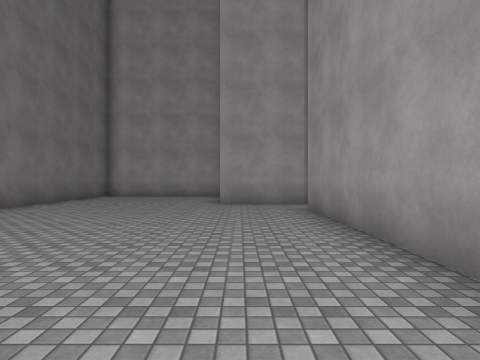
view 1 (above)

24 first-person views from a walk through a 3-D level made in the Unity game engine. The camera is 1.4 m above the floor, looks level and sees 75° across. Doors are open. The floor is counted in squares, 2 m on a side. Each view is taken from the middle of a square. On the plan, view 1 faces up. The plan holds only what a view shows up to about 10 squares ahead; the rest is blank. The place goes on beyond the plan. Surface patterns are stand-ins for the level's own textures.

view 2
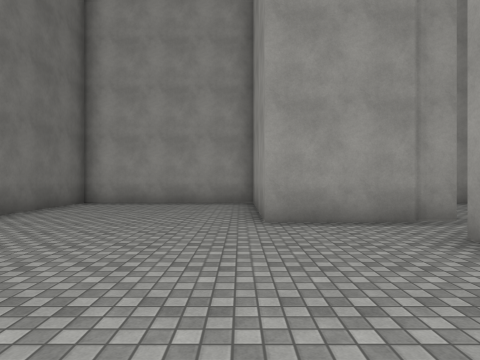

view 3
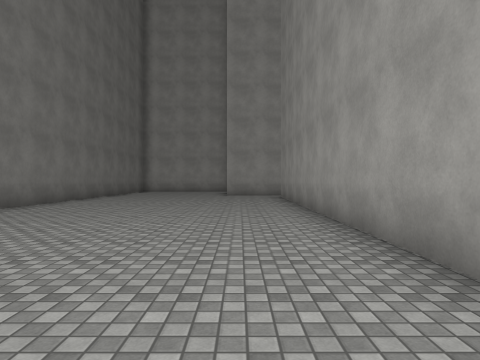

view 4
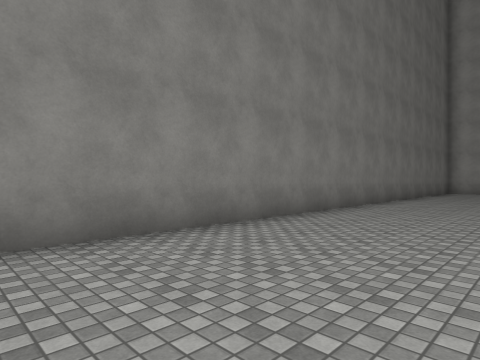

view 5
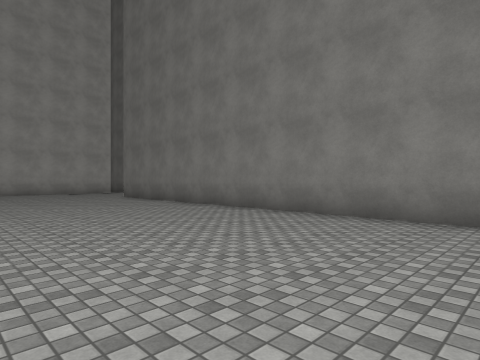

view 6
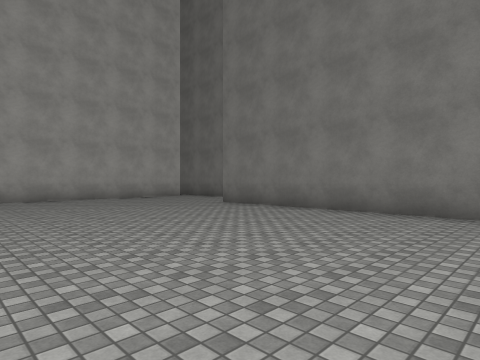

view 7
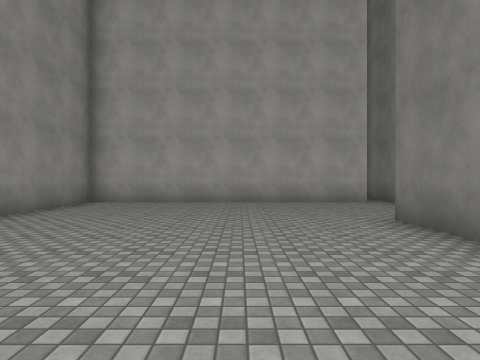

view 8
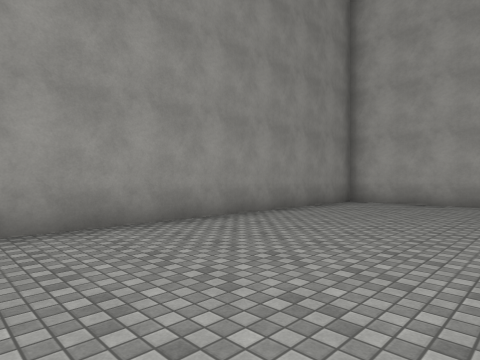

view 9
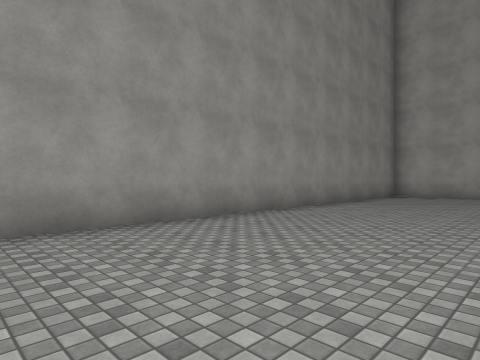

view 10
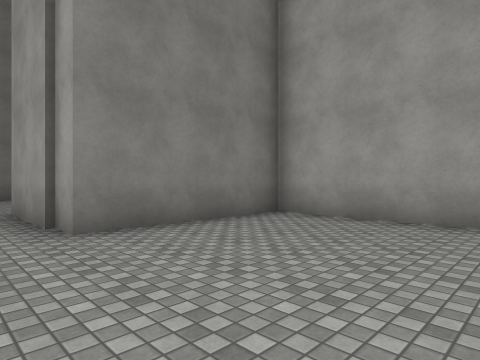

view 11
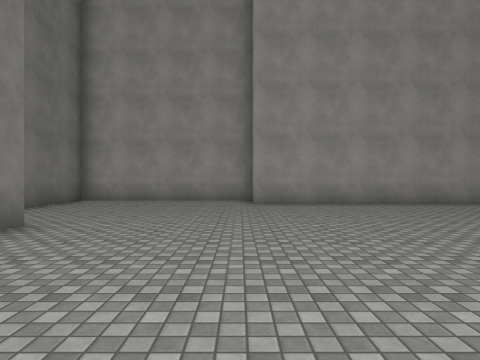

view 12
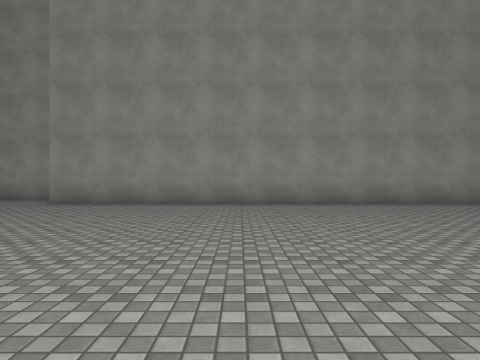

view 13
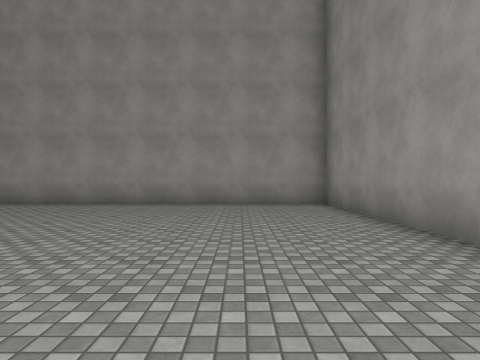

view 14
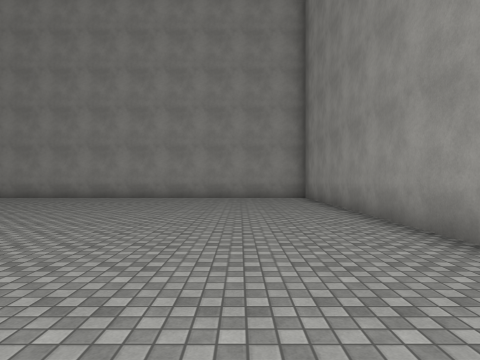

view 15
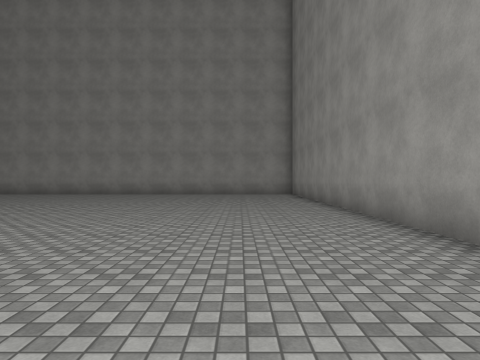

view 16
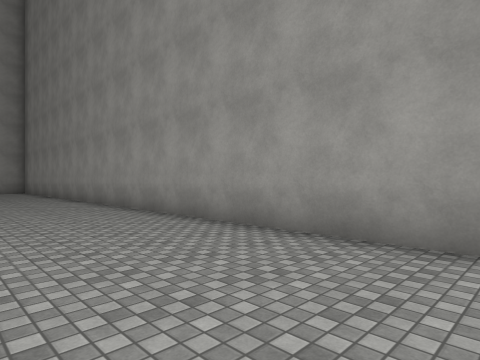

view 17
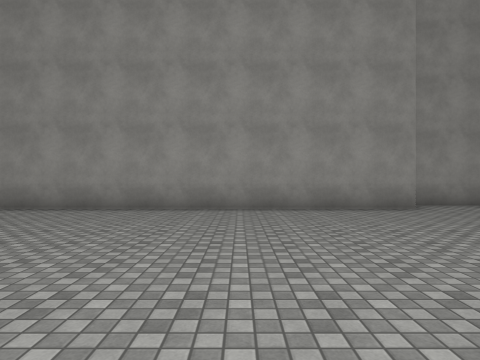

view 18
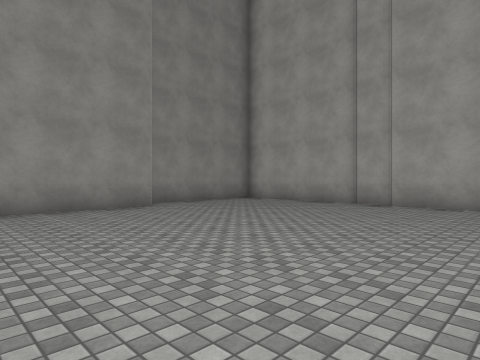

view 19
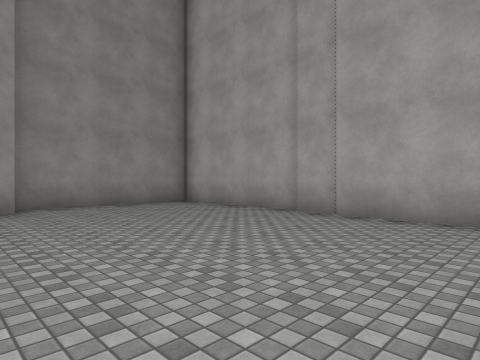

view 20
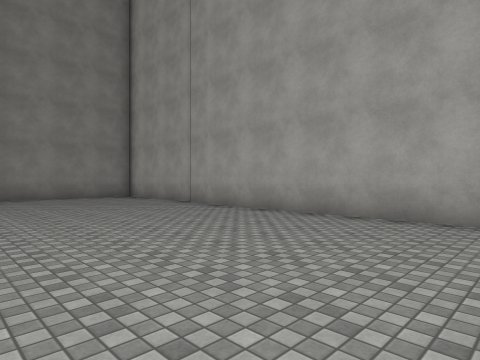

view 21
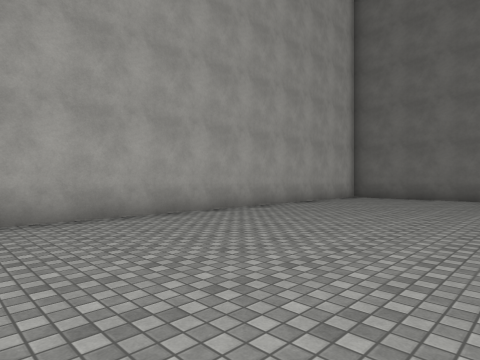

view 22
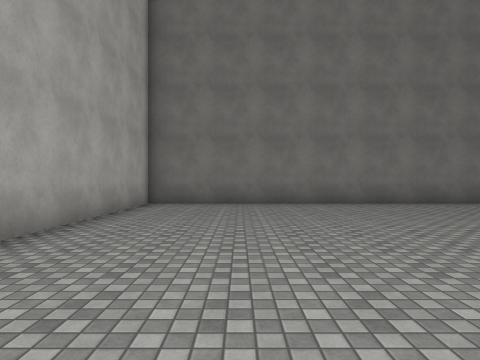

view 23
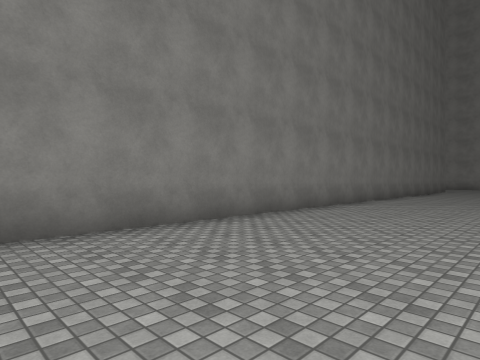

view 24
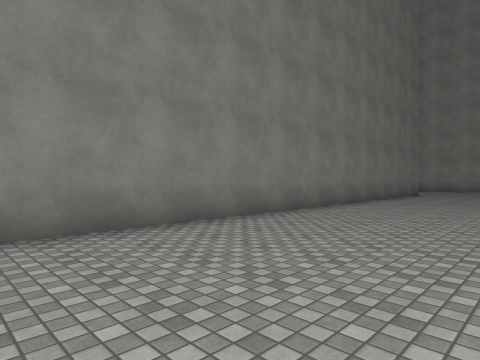

### Floor plan
Points are (right, up) in squares from view 1. A wall is a line through its corners. A room is listed if a view was taken in it or the views show most of it. See-through windows are left out.
Room 1 (views 1, 2, 3, 4, 5, 6, 7, 8, 9)
walls: (1.7, -2.9) (1.7, 7.7); (-5.7, 5.5) (-5.7, -13.5); (2.7, 9.2) (-0.6, 9.2) (-0.6, 13.1); (-7, -17.7) (1.7, -17.7) (1.7, -4.5); (-0.5, 13.5) (-5.7, 13.5) (-5.7, 7.4)
ways out: opening at (2, 8.5) to room 2
Room 2 (views 10, 11, 12, 13, 14, 15, 16, 17, 18, 19, 20, 21, 22, 23, 24)
walls: (4.7, 1.9) (4.7, -17.7) (21.1, -17.7); (4.7, 7.9) (4.7, 7.2); (24.6, -13.3) (24.6, 12.2) (8.4, 12.2) (8.4, 13); (6.4, 13.5) (2.7, 13.5) (2.7, 9.2); (21.1, -18) (25.1, -18); (25.5, -17.6) (25.5, -13.4)
ways out: opening at (2, 8.5) to room 1

Positions as (right, up) in squares from view 1, and headings:
1: (0, 0), facing up
2: (-1, 4), facing up
3: (0, -5), facing up
4: (-2, -5), facing up-left
5: (0, -1), facing down-left
6: (1, -6), facing down-left
7: (-3, -8), facing down
8: (-3, -8), facing down-right
9: (-3, -4), facing down-right
10: (7, 8), facing up-left
11: (8, 3), facing up
12: (14, 3), facing up
13: (22, 3), facing up
14: (22, 0), facing up
15: (22, -3), facing up
16: (21, -7), facing up-right
17: (17, -9), facing right
18: (17, -9), facing down-right
19: (17, -12), facing down-right
20: (13, -12), facing down-right
21: (17, -12), facing down-left
22: (14, -15), facing left
23: (9, -13), facing up-left
24: (9, -8), facing up-left
